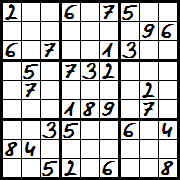
#> input picture sudoku.png, 180 x 180 px, given in place of car.jpg, which was not available
$ python digital_processing.py
#> lines starting #> are read from the running program, lines starting #| are printed output that depends on the picture; pictures that were not available may be replaced by others from this repository, and a replacement may not be noted
# -*- coding: utf-8 -*-
"""Digital_Processing.ipynb

Automatically generated by Colaboratory.

Original file is located at
    https://colab.research.google.com/drive/1QIXgTlZN69AJIrwuIogUt9yBEwhLe3YM
"""

from google.colab import files
uploaded = files.upload()
#> the answer given: sudoku.png
for fn in uploaded.keys():
  print('The user has loaded the data file "{name}" with a length of {length} bits'.format(
      name=fn, length=len(uploaded[fn])))

# import libraries
import cv2 as cv
import numpy as np
from matplotlib import pyplot as plt
import scipy
import scipy.signal as sig
from matplotlib import pylab
from pylab import *

# align histogram
img = cv.imread('car.jpg',0)
#> img: shape (180, 180); min 0, max 255, mean 190.5
equ = cv.equalizeHist(img)
res = np.hstack((img,equ)) # stacking images side-by-side
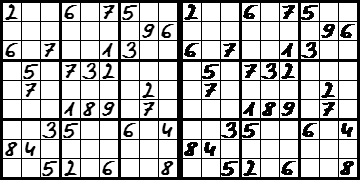
#> res: shape (180, 360); min 0, max 255, mean 186.6
cv.imwrite('car_aligned.jpg',equ)

# comparison of histograms - original and aligned
img = cv.imread('car.jpg',0)
img_aligned = cv.imread('car_aligned.jpg',0)
#> img_aligned: shape (180, 180); min 0, max 255, mean 182.6
plt.subplot(211),plt.hist(img.ravel(),256,[0,256]);
plt.subplot(212),plt.hist(img_aligned.ravel(),256,[0,256]);

plt.show()
#> figure, not shown here; panel 1: tallest bar 23156 high, from x = 255 to 256; panel 2: tallest bar 19277 high, from x = 255 to 256

# create a primary color card of the original image
img = cv.imread('car.jpg')
#> img is the input picture: shape (180, 180, 3); mean B, G, R 189.8, 189.9, 189.9
color = ('b','g','r')
for i,col in enumerate(color):
     histr = cv.calcHist([img],[i],None,[256],[0,256])
     plt.plot(histr,color = col)
     plt.xlim([0,256])
     plt.ylim([0,150000])
plt.show()
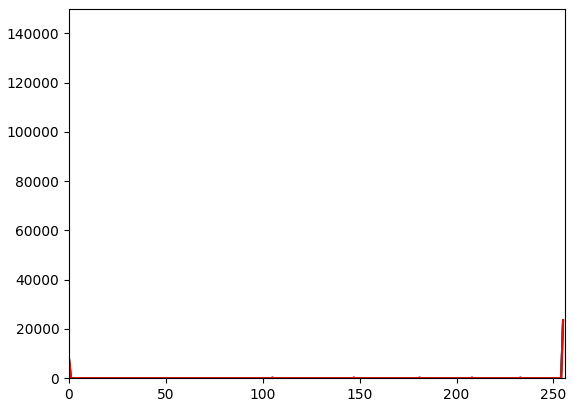
#> figure drawn by matplotlib, 1 panel; curve peaks at x = 255, y = 23503; curve peaks at x = 255, y = 23540; curve peaks at x = 255, y = 23517

#Cumulative Distribution Functions
img = cv.imread('car_aligned.jpg',0)
hist,bins = np.histogram(img.flatten(),256,[0,256])
#> hist = 256 values, max 19277 at index 255, min 0 at index 22, mean 126.6; bins = 257 values from 0 to 256

cdf = hist.cumsum()
#> cdf = 256 values from 5648 to 32400
cdf_normalized = cdf * hist.max()/ cdf.max()
#> cdf_normalized = 256 values from 3360.4 to 19277

plt.plot(cdf_normalized, color = 'r')
plt.hist(img.flatten(),256,[0,256], color = 'b')
plt.xlim([0,256])
plt.legend(('cdf','histogram'), loc = 'upper left')
plt.show()
#> figure, not shown here; tallest bar 19277 high, from x = 255 to 256; curve peaks at x = 255, y = 19277

# Gauss-Median-Negative filters
# original
img = cv.imread('car_aligned.jpg')
#> img: shape (180, 180, 3); min 0, max 255, mean 182.6
# gauss
blur = cv.GaussianBlur(img,(15,15),0)
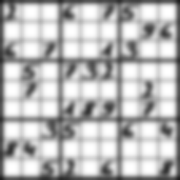
#> blur: shape (180, 180, 3); min 28, max 255, mean 183.4
# median
median = cv.medianBlur(img,15)
# negativ
negativ = cv.bitwise_not(img)

plt.subplot(2,2,1),plt.imshow(img,cmap = 'gray')
plt.title('Original'), plt.xticks([]), plt.yticks([])
plt.subplot(2,2,2),plt.imshow(blur,cmap = 'gray')
plt.title('Blur'), plt.xticks([]), plt.yticks([])
plt.subplot(2,2,3),plt.imshow(median,cmap = 'gray')
plt.title('Median'), plt.xticks([]), plt.yticks([])
plt.subplot(2,2,4),plt.imshow(negativ,cmap = 'gray')
plt.title('Negativ'), plt.xticks([]), plt.yticks([])

plt.show()

#Canny Edge Detection
img = cv.imread('car_aligned.jpg',0)
edges = cv.Canny(img,200,300)
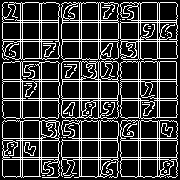
#> edges: shape (180, 180); 22.3% white in thin lines or dots

plt.subplot(121),plt.imshow(img,cmap = 'gray')
plt.title('Original Image'), plt.xticks([]), plt.yticks([])
plt.subplot(122),plt.imshow(edges,cmap = 'gray')
plt.title('Edge Image'), plt.xticks([]), plt.yticks([])

plt.show()

from google.colab import files
uploaded = files.upload()
#> the answer given: sudoku.png
for fn in uploaded.keys():
  print('The user has loaded the data file "{name}" with a length of {length} bits'.format(
      name=fn, length=len(uploaded[fn])))

#Image Gradients - Laplacian, Sobel X, Sobel Y
img = cv.imread('sudoku.png',0)

laplacian = cv.Laplacian(img,cv.CV_64F)
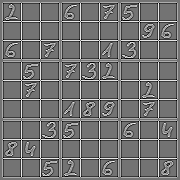
#> laplacian: shape (180, 180) float64; min -510, max 613, mean 0; drawn with min black and max white
sobelx = cv.Sobel(img,cv.CV_64F,1,0,ksize=5)
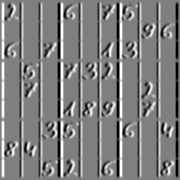
#> sobelx: shape (180, 180) float64; min -12240, max 12240, mean 0; drawn with min black and max white
sobely = cv.Sobel(img,cv.CV_64F,0,1,ksize=5)
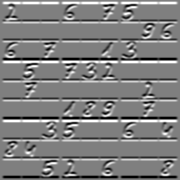
#> sobely: shape (180, 180) float64; min -12240, max 12240, mean 0; drawn with min black and max white

plt.subplot(2,2,1),plt.imshow(img,cmap = 'gray')
plt.title('Original'), plt.xticks([]), plt.yticks([])
plt.subplot(2,2,2),plt.imshow(laplacian,cmap = 'gray')
plt.title('Laplacian'), plt.xticks([]), plt.yticks([])
plt.subplot(2,2,3),plt.imshow(sobelx,cmap = 'gray')
plt.title('Sobel X'), plt.xticks([]), plt.yticks([])
plt.subplot(2,2,4),plt.imshow(sobely,cmap = 'gray')
plt.title('Sobel Y'), plt.xticks([]), plt.yticks([])

plt.show()

# Sample ECG signal reading
rr = [1.0, 1.0, 0.5, 1.5, 1.0, 1.0] # rr time in seconds
fs = 8000.0 # sampling frequency
#> (the run stopped early here; a loop or call above may not have finished)
